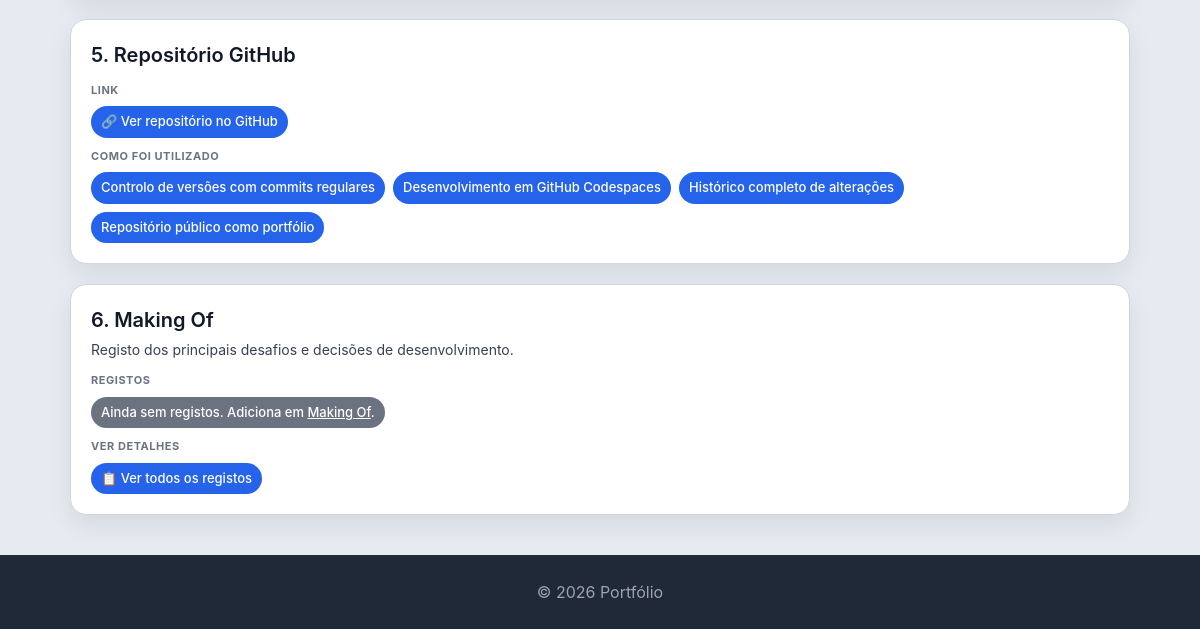
The app's page /sobre/ (lower part), older data.
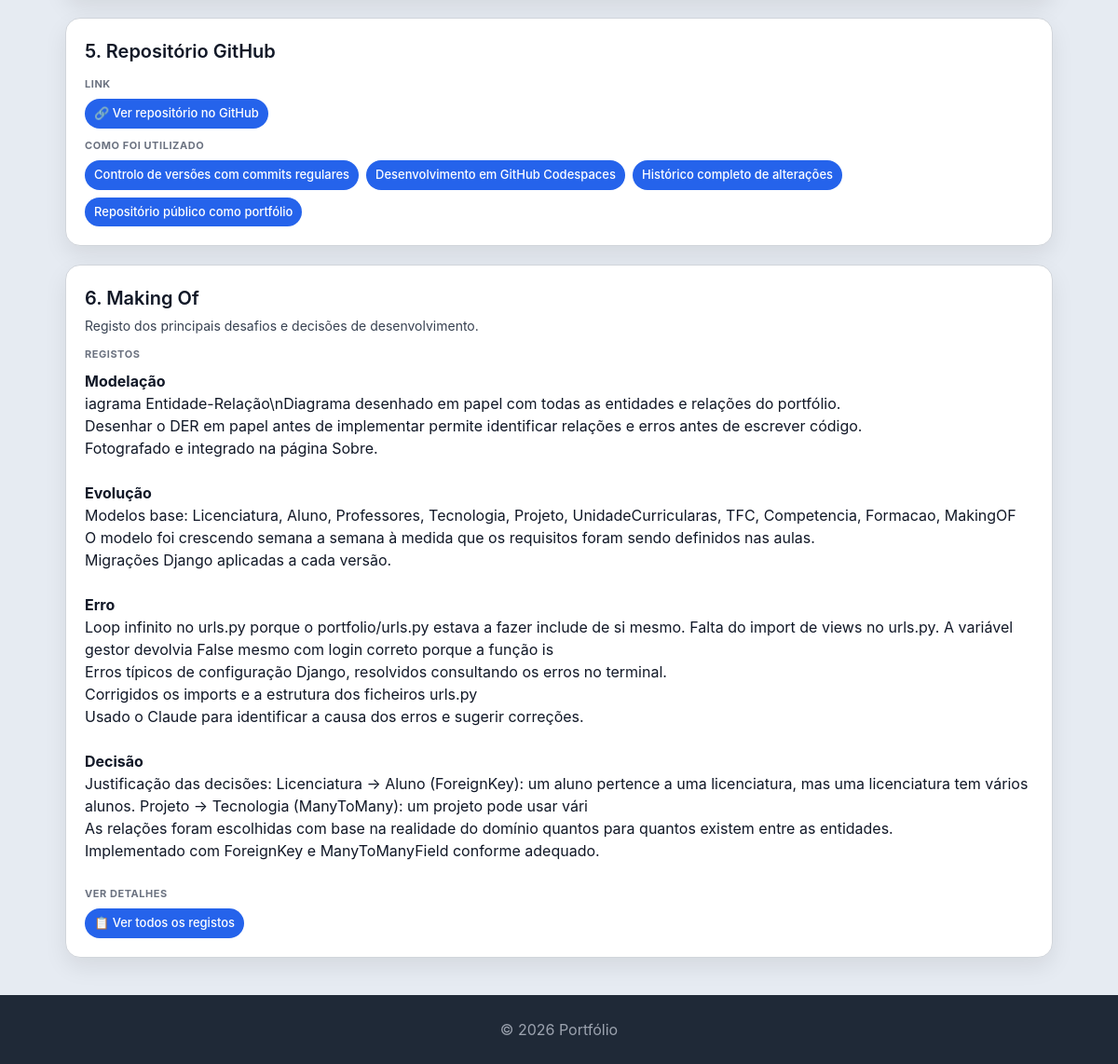
The same page, newer data.
### portfolio/models.py (models this page shows, shortened)
class MakingOF(models.Model):
    tipo = models.CharField(max_length=100)
    descricao = models.CharField(max_length=200)
    justificacao = models.CharField(max_length=250)
    solucao = models.CharField(max_length=150)
    uso_ia = models.BooleanField()
    descricao_uso_ia = models.CharField(max_length=250)

### portfolio/views.py (the view)
# urls.py: path('sobre/', views.sobre_view, name='sobre'),
def sobre_view(request):
    from itertools import groupby
    from .models import Tecnologia, MakingOF
    tecnologias = Tecnologia.objects.all().order_by('tipo')
    makingof = MakingOF.objects.all()
    tecnologias_por_tipo = {}
    for tec in tecnologias:
        if tec.tipo not in tecnologias_por_tipo:
            tecnologias_por_tipo[tec.tipo] = []
        tecnologias_por_tipo[tec.tipo].append(tec)
    return render(request, 'portfolio/sobre.html', {
        'tecnologias_por_tipo': tecnologias_por_tipo,
        'makingof': makingof,
    })

### portfolio/templates/portfolio/sobre.html (shortened to what this page needs)
{% extends 'portfolio/base.html' %}
{% block content %}
{% load markdownify %}
<section>
    <article>
        <header>
            <h3>5. Repositório GitHub</h3>
        </header>
        <section>
            <h4>Link</h4>
            <ul>
                <li>
                    <a href="https://github.com/SEU_USERNAME/SEU_REPO" target="_blank" style="color:white;text-decoration:none;">
                        🔗 Ver repositório no GitHub
                    </a>
                </li>
            </ul>
        </section>
        <section>
            <h4>Como foi utilizado</h4>
            <ul>
                <li>Controlo de versões com commits regulares</li>
                <li>Desenvolvimento em GitHub Codespaces</li>
                <li>Histórico completo de alterações</li>
                <li>Repositório público como portfólio</li>
            </ul>
        </section>
    </article>
</section>
<section>
    <article>
        <header>
            <h3>6. Making Of</h3>
            <p>Registo dos principais desafios e decisões de desenvolvimento.</p>
        </header>
        <section>
            <h4>Registos</h4>
            <ul>
                {% for item in makingof %}
                <div style="margin-bottom: 16px;">
                    <strong>{{ item.tipo }}</strong>
                    {{ item.descricao | markdownify }}
                    {{ item.justificacao | markdownify }}
                    {{ item.solucao | markdownify }}
                    {% if item.uso_ia %}
                    {{ item.descricao_uso_ia | markdownify }}
                    {% endif %}
                </div>
                {% empty %}
                <li style="background:#6b7280;">Ainda sem registos. Adiciona em <a href="{% url 'makingof' %}" style="color:white;">Making Of</a>.</li>
                {% endfor %}
            </ul>
        </section>
        <section>
            <h4>Ver detalhes</h4>
            <ul>
                <li><a href="{% url 'makingof' %}" style="color:white;text-decoration:none;">📋 Ver todos os registos</a></li>
            </ul>
        </section>
    </article>
</section>
{% endblock %}

Row changes from the older to the newer data that the page shows:
added MakingOF: tipo "Modelação", descricao "iagrama Entidade-Relação\\nDiagrama desenhado em papel com todas as entidades e relações do portfólio.", justificacao "Desenhar o DER em papel antes de implementar permite identificar relações e erros antes de escrever código.", solucao "Fotografado e integrado na página Sobre."
added MakingOF: tipo "Evolução", descricao "Modelos base: Licenciatura, Aluno, Professores, Tecnologia, Projeto, UnidadeCurricularas, TFC, Competencia, Formacao, MakingOF", justificacao "O modelo foi crescendo semana a semana à medida que os requisitos foram sendo definidos nas aulas.", solucao "Migrações Django aplicadas a cada versão."
added MakingOF: tipo "Erro", descricao "Loop infinito no urls.py porque o portfolio/urls.py estava a fazer include de si mesmo. Falta do import de views no urls.py. A variável gestor devolvia False mesmo com login correto porque a função is", justificacao "Erros típicos de configuração Django, resolvidos consultando os erros no terminal.", solucao "Corrigidos os imports e a estrutura dos ficheiros urls.py", descricao_uso_ia "Usado o Claude para identificar a causa dos erros e sugerir correções."
added MakingOF: tipo "Decisão", descricao "Justificação das decisões: Licenciatura → Aluno (ForeignKey): um aluno pertence a uma licenciatura, mas uma licenciatura tem vários alunos. Projeto → Tecnologia (ManyToMany): um projeto pode usar vári", justificacao "As relações foram escolhidas com base na realidade do domínio quantos para quantos existem entre as entidades.", solucao "Implementado com ForeignKey e ManyToManyField conforme adequado."
Text that changed along with them:
text no longer shown: "Ainda sem registos. Adiciona em Making Of ."
